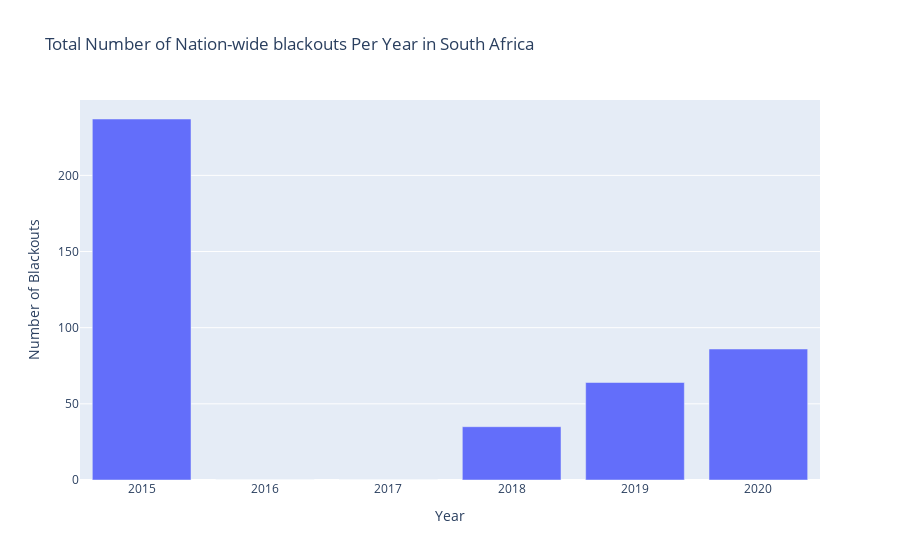

This figure's notebook cell:
### Code cell
by_year = datelist.groupby("year").agg({"blackouts":"sum"})
fig=go.Figure()
fig.update_layout(title="Total Number of Nation-wide blackouts Per Year in South Africa ",
                  xaxis = dict(
        tickmode = 'linear',
        tick0 = 2018,
        dtick = 1
    ), xaxis_title="Year",yaxis_title="Number of Blackouts",legend=dict(x=0,y=1,traceorder="normal"))
fig.add_trace(go.Bar(x=by_year.index, y=by_year["blackouts"],
                    name='Confirmed Cases'))


fig.show()

### Figure 1 — Plotly figure (JSON) as saved in the notebook; plotly's stock layout.template omitted (floating-point values rounded to 4 significant figures)
{"data": [{"name": "Confirmed Cases", "type": "bar", "x": [2015, 2016, 2017, 2018, 2019, 2020], "y": [237, 0, 0, 35, 64, 86]}], "layout": {"legend": {"traceorder": "normal", "x": 0, "y": 1}, "title": {"text": "Total Number of Nation-wide blackouts Per Year in South Africa "}, "xaxis": {"dtick": 1, "tick0": 2018, "tickmode": "linear", "title": {"text": "Year"}}, "yaxis": {"title": {"text": "Number of Blackouts"}}}}
